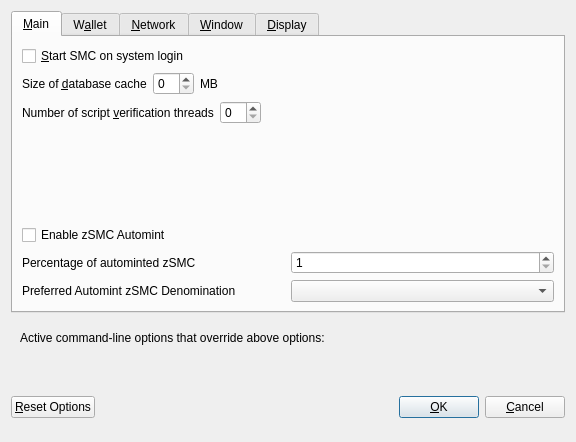
<?xml version="1.0" encoding="UTF-8"?>
<ui version="4.0">
 <class>OptionsDialog</class>
 <widget class="QDialog" name="OptionsDialog">
  <property name="geometry">
   <rect>
    <x>0</x>
    <y>0</y>
    <width>576</width>
    <height>442</height>
   </rect>
  </property>
  <property name="windowTitle">
   <string>Options</string>
  </property>
  <property name="modal">
   <bool>true</bool>
  </property>
  <layout class="QVBoxLayout" name="verticalLayout">
   <item>
    <widget class="QTabWidget" name="tabWidget">
     <property name="currentIndex">
      <number>0</number>
     </property>
     <widget class="QWidget" name="tabMain">
      <attribute name="title">
       <string>&amp;Main</string>
      </attribute>
      <layout class="QVBoxLayout" name="verticalLayout_Main">
       <item>
        <widget class="QCheckBox" name="bitcoinAtStartup">
         <property name="toolTip">
          <string>Automatically start SMC after logging in to the system.</string>
         </property>
         <property name="text">
          <string>&amp;Start SMC on system login</string>
         </property>
        </widget>
       </item>
       <item>
        <layout class="QHBoxLayout" name="horizontalLayout_2_Main">
         <item>
          <widget class="QLabel" name="databaseCacheLabel">
           <property name="text">
            <string>Size of &amp;database cache</string>
           </property>
           <property name="textFormat">
            <enum>Qt::PlainText</enum>
           </property>
           <property name="buddy">
            <cstring>databaseCache</cstring>
           </property>
          </widget>
         </item>
         <item>
          <widget class="QSpinBox" name="databaseCache"/>
         </item>
         <item>
          <widget class="QLabel" name="databaseCacheUnitLabel">
           <property name="text">
            <string>MB</string>
           </property>
           <property name="textFormat">
            <enum>Qt::PlainText</enum>
           </property>
          </widget>
         </item>
         <item>
          <spacer name="horizontalSpacer_2_Main">
           <property name="orientation">
            <enum>Qt::Horizontal</enum>
           </property>
           <property name="sizeHint" stdset="0">
            <size>
             <width>40</width>
             <height>20</height>
            </size>
           </property>
          </spacer>
         </item>
        </layout>
       </item>
       <item>
        <layout class="QHBoxLayout" name="horizontalLayout_3_Main">
         <item>
          <widget class="QLabel" name="threadsScriptVerifLabel">
           <property name="text">
            <string>Number of script &amp;verification threads</string>
           </property>
           <property name="textFormat">
            <enum>Qt::PlainText</enum>
           </property>
           <property name="buddy">
            <cstring>threadsScriptVerif</cstring>
           </property>
          </widget>
         </item>
         <item>
          <widget class="QSpinBox" name="threadsScriptVerif">
           <property name="toolTip">
            <string>(0 = auto, &lt;0 = leave that many cores free)</string>
           </property>
          </widget>
         </item>
         <item>
          <spacer name="horizontalSpacer_3_Main">
           <property name="orientation">
            <enum>Qt::Horizontal</enum>
           </property>
           <property name="sizeHint" stdset="0">
            <size>
             <width>40</width>
             <height>20</height>
            </size>
           </property>
          </spacer>
         </item>
        </layout>
       </item>
       <item>
        <spacer name="verticalSpacer_2">
         <property name="orientation">
          <enum>Qt::Vertical</enum>
         </property>
         <property name="sizeHint" stdset="0">
          <size>
           <width>20</width>
           <height>40</height>
          </size>
         </property>
        </spacer>
       </item>
       <item>
        <widget class="QCheckBox" name="checkBoxZeromintEnable">
         <property name="toolTip">
          <string>Enable automatic minting of SMC units to zSMC</string>
         </property>
         <property name="layoutDirection">
          <enum>Qt::LeftToRight</enum>
         </property>
         <property name="text">
          <string>Enable zSMC Automint</string>
         </property>
        </widget>
       </item>
       <item>
        <layout class="QHBoxLayout" name="horizontalLayout_3">
         <item>
          <widget class="QLabel" name="percentage_label">
           <property name="toolTip">
            <string>Percentage of incoming SMC which get automatically converted to zSMC via Zerocoin Protocol (min: 10%)</string>
           </property>
           <property name="text">
            <string>Percentage of autominted zSMC</string>
           </property>
          </widget>
         </item>
         <item>
          <widget class="QSpinBox" name="zeromintPercentage">
           <property name="minimum">
            <number>1</number>
           </property>
           <property name="maximum">
            <number>100</number>
           </property>
          </widget>
         </item>
        </layout>
       </item>
       <item>
        <layout class="QHBoxLayout" name="horizontalLayout" stretch="0,0">
         <property name="sizeConstraint">
          <enum>QLayout::SetFixedSize</enum>
         </property>
         <item>
          <widget class="QLabel" name="labelPreferredDenom">
           <property name="maximumSize">
            <size>
             <width>16777215</width>
             <height>16777215</height>
            </size>
           </property>
           <property name="toolTip">
            <string>Wait with automatic conversion to Zerocoin until enough SMC for this denomination is available</string>
           </property>
           <property name="text">
            <string>Preferred Automint zSMC Denomination</string>
           </property>
          </widget>
         </item>
         <item>
          <widget class="QComboBox" name="preferredDenom">
           <property name="maximumSize">
            <size>
             <width>16777215</width>
             <height>27</height>
            </size>
           </property>
           <property name="toolTip">
            <string>Wait with automatic conversion to Zerocoin until enough SMC for this denomination is available</string>
           </property>
           <property name="maxVisibleItems">
            <number>9</number>
           </property>
           <property name="maxCount">
            <number>9</number>
           </property>
          </widget>
         </item>
        </layout>
       </item>
      </layout>
     </widget>
     <widget class="QWidget" name="tabWallet">
      <attribute name="title">
       <string>W&amp;allet</string>
      </attribute>
      <layout class="QVBoxLayout" name="verticalLayout_Wallet">
       <item>
        <layout class="QHBoxLayout" name="horizontalLayout_2_Wallet">
         <item>
          <widget class="QLabel" name="labelStakeSplitThresholdText">
           <property name="text">
            <string>Stake split threshold:</string>
           </property>
          </widget>
         </item>
         <item>
          <widget class="QSpinBox" name="spinBoxStakeSplitThreshold">
           <property name="minimum">
            <number>1</number>
           </property>
           <property name="maximum">
            <number>999999</number>
           </property>
          </widget>
         </item>
        </layout>
       </item>
       <item>
        <widget class="QGroupBox" name="groupBox">
         <property name="title">
          <string>Expert</string>
         </property>
         <layout class="QVBoxLayout" name="verticalLayout_2">
          <item>
           <widget class="QCheckBox" name="coinControlFeatures">
            <property name="toolTip">
             <string>Whether to show coin control features or not.</string>
            </property>
            <property name="text">
             <string>Enable coin &amp;control features</string>
            </property>
           </widget>
          </item>
          <item>
           <widget class="QCheckBox" name="showMasternodesTab">
            <property name="toolTip">
             <string>Show additional tab listing all your masternodes in first sub-tab&lt;br/&gt;and all masternodes on the network in second sub-tab.</string>
            </property>
            <property name="text">
             <string>Show Masternodes Tab</string>
            </property>
           </widget>
          </item>
          <item>
           <widget class="QCheckBox" name="spendZeroConfChange">
            <property name="toolTip">
             <string>If you disable the spending of unconfirmed change, the change from a transaction&lt;br/&gt;cannot be used until that transaction has at least one confirmation.&lt;br/&gt;This also affects how your balance is computed.</string>
            </property>
            <property name="text">
             <string>&amp;Spend unconfirmed change</string>
            </property>
           </widget>
          </item>
         </layout>
        </widget>
       </item>
       <item>
        <spacer name="verticalSpacer_Wallet">
         <property name="orientation">
          <enum>Qt::Vertical</enum>
         </property>
         <property name="sizeHint" stdset="0">
          <size>
           <width>20</width>
           <height>40</height>
          </size>
         </property>
        </spacer>
       </item>
      </layout>
     </widget>
     <widget class="QWidget" name="tabNetwork">
      <attribute name="title">
       <string>&amp;Network</string>
      </attribute>
      <layout class="QVBoxLayout" name="verticalLayout_Network">
       <item>
        <widget class="QCheckBox" name="mapPortUpnp">
         <property name="toolTip">
          <string>Automatically open the SMC client port on the router. This only works when your router supports UPnP and it is enabled.</string>
         </property>
         <property name="text">
          <string>Map port using &amp;UPnP</string>
         </property>
        </widget>
       </item>
       <item>
        <widget class="QCheckBox" name="allowIncoming">
         <property name="toolTip">
          <string>Accept connections from outside</string>
         </property>
         <property name="text">
          <string>Allow incoming connections</string>
         </property>
        </widget>
       </item>
       <item>
        <widget class="QCheckBox" name="connectSocks">
         <property name="toolTip">
          <string>Connect to the SMC network through a SOCKS5 proxy.</string>
         </property>
         <property name="text">
          <string>&amp;Connect through SOCKS5 proxy (default proxy):</string>
         </property>
        </widget>
       </item>
       <item>
        <layout class="QHBoxLayout" name="horizontalLayout_1_Network">
         <item>
          <widget class="QLabel" name="proxyIpLabel">
           <property name="text">
            <string>Proxy &amp;IP:</string>
           </property>
           <property name="textFormat">
            <enum>Qt::PlainText</enum>
           </property>
           <property name="buddy">
            <cstring>proxyIp</cstring>
           </property>
          </widget>
         </item>
         <item>
          <widget class="QValidatedLineEdit" name="proxyIp">
           <property name="minimumSize">
            <size>
             <width>140</width>
             <height>0</height>
            </size>
           </property>
           <property name="maximumSize">
            <size>
             <width>140</width>
             <height>16777215</height>
            </size>
           </property>
           <property name="toolTip">
            <string>IP address of the proxy (e.g. IPv4: 127.0.0.1 / IPv6: ::1)</string>
           </property>
          </widget>
         </item>
         <item>
          <widget class="QLabel" name="proxyPortLabel">
           <property name="text">
            <string>&amp;Port:</string>
           </property>
           <property name="textFormat">
            <enum>Qt::PlainText</enum>
           </property>
           <property name="buddy">
            <cstring>proxyPort</cstring>
           </property>
          </widget>
         </item>
         <item>
          <widget class="QLineEdit" name="proxyPort">
           <property name="minimumSize">
            <size>
             <width>55</width>
             <height>0</height>
            </size>
           </property>
           <property name="maximumSize">
            <size>
             <width>55</width>
             <height>16777215</height>
            </size>
           </property>
           <property name="toolTip">
            <string>Port of the proxy (e.g. 9050)</string>
           </property>
          </widget>
         </item>
         <item>
          <spacer name="horizontalSpacer_1_Network">
           <property name="orientation">
            <enum>Qt::Horizontal</enum>
           </property>
           <property name="sizeHint" stdset="0">
            <size>
             <width>40</width>
             <height>20</height>
            </size>
           </property>
          </spacer>
         </item>
        </layout>
       </item>
       <item>
        <spacer name="verticalSpacer_Network">
         <property name="orientation">
          <enum>Qt::Vertical</enum>
         </property>
         <property name="sizeHint" stdset="0">
          <size>
           <width>20</width>
           <height>40</height>
          </size>
         </property>
        </spacer>
       </item>
      </layout>
     </widget>
     <widget class="QWidget" name="tabWindow">
      <attribute name="title">
       <string>&amp;Window</string>
      </attribute>
      <layout class="QVBoxLayout" name="verticalLayout_Window">
       <item>
        <widget class="QCheckBox" name="minimizeToTray">
         <property name="toolTip">
          <string>Show only a tray icon after minimizing the window.</string>
         </property>
         <property name="text">
          <string>&amp;Minimize to the tray instead of the taskbar</string>
         </property>
        </widget>
       </item>
       <item>
        <widget class="QCheckBox" name="minimizeOnClose">
         <property name="toolTip">
          <string>Minimize instead of exit the application when the window is closed. When this option is enabled, the application will be closed only after selecting Quit in the menu.</string>
         </property>
         <property name="text">
          <string>M&amp;inimize on close</string>
         </property>
        </widget>
       </item>
       <item>
        <spacer name="verticalSpacer_Window">
         <property name="orientation">
          <enum>Qt::Vertical</enum>
         </property>
         <property name="sizeHint" stdset="0">
          <size>
           <width>20</width>
           <height>40</height>
          </size>
         </property>
        </spacer>
       </item>
      </layout>
     </widget>
     <widget class="QWidget" name="tabDisplay">
      <attribute name="title">
       <string>&amp;Display</string>
      </attribute>
      <layout class="QVBoxLayout" name="verticalLayout_Display">
       <item>
        <layout class="QHBoxLayout" name="horizontalLayout_1_Display">
         <item>
          <widget class="QLabel" name="langLabel">
           <property name="text">
            <string>User Interface &amp;language:</string>
           </property>
           <property name="textFormat">
            <enum>Qt::PlainText</enum>
           </property>
           <property name="buddy">
            <cstring>lang</cstring>
           </property>
          </widget>
         </item>
         <item>
          <widget class="QValueComboBox" name="lang">
           <property name="toolTip">
            <string>The user interface language can be set here. This setting will take effect after restarting SMC.</string>
           </property>
          </widget>
         </item>
        </layout>
       </item>
       <item>
        <widget class="QLabel" name="label_3">
         <property name="toolTip">
          <string notr="true"/>
         </property>
         <property name="statusTip">
          <string notr="true"/>
         </property>
         <property name="whatsThis">
          <string notr="true"/>
         </property>
         <property name="accessibleName">
          <string notr="true"/>
         </property>
         <property name="text">
          <string>Language missing or translation incomplete? Help contributing translations here:
https://www.transifex.com/kobrin/kobrin-translations</string>
         </property>
         <property name="wordWrap">
          <bool>true</bool>
         </property>
         <property name="openExternalLinks">
          <bool>true</bool>
         </property>
         <property name="textInteractionFlags">
          <set>Qt::TextBrowserInteraction</set>
         </property>
        </widget>
       </item>
       <item>
        <layout class="QHBoxLayout" name="horizontalLayout_4_Display" stretch="0,0">
         <item>
          <widget class="QLabel" name="themeLabel">
           <property name="text">
            <string>User Interface Theme:</string>
           </property>
          </widget>
         </item>
         <item>
          <widget class="QValueComboBox" name="theme"/>
         </item>
        </layout>
       </item>
       <item>
        <widget class="Line" name="line">
         <property name="orientation">
          <enum>Qt::Horizontal</enum>
         </property>
        </widget>
       </item>
       <item>
        <layout class="QHBoxLayout" name="horizontalLayout_2_Display">
         <item>
          <widget class="QLabel" name="unitLabel">
           <property name="text">
            <string>&amp;Unit to show amounts in:</string>
           </property>
           <property name="textFormat">
            <enum>Qt::PlainText</enum>
           </property>
           <property name="buddy">
            <cstring>unit</cstring>
           </property>
          </widget>
         </item>
         <item>
          <widget class="QValueComboBox" name="unit">
           <property name="toolTip">
            <string>Choose the default subdivision unit to show in the interface and when sending coins.</string>
           </property>
          </widget>
         </item>
        </layout>
       </item>
       <item>
        <layout class="QHBoxLayout" name="horizontalLayout_5_Display">
         <item>
          <widget class="QLabel" name="digitsLabel">
           <property name="text">
            <string>Decimal digits</string>
           </property>
          </widget>
         </item>
         <item>
          <widget class="QValueComboBox" name="digits"/>
         </item>
        </layout>
       </item>
       <item>
        <widget class="QCheckBox" name="checkBoxHideZeroBalances">
         <property name="toolTip">
          <string>Hide empty balances</string>
         </property>
         <property name="layoutDirection">
          <enum>Qt::LeftToRight</enum>
         </property>
         <property name="text">
          <string>Hide empty balances</string>
         </property>
        </widget>
       </item>
       <item>
        <layout class="QHBoxLayout" name="horizontalLayout_3_Display">
         <item>
          <widget class="QLabel" name="thirdPartyTxUrlsLabel">
           <property name="toolTip">
            <string>Third party URLs (e.g. a block explorer) that appear in the transactions tab as context menu items. %s in the URL is replaced by transaction hash. Multiple URLs are separated by vertical bar |.</string>
           </property>
           <property name="text">
            <string>Third party transaction URLs</string>
           </property>
           <property name="buddy">
            <cstring>thirdPartyTxUrls</cstring>
           </property>
          </widget>
         </item>
         <item>
          <widget class="QLineEdit" name="thirdPartyTxUrls">
           <property name="toolTip">
            <string>Third party URLs (e.g. a block explorer) that appear in the transactions tab as context menu items. %s in the URL is replaced by transaction hash. Multiple URLs are separated by vertical bar |.</string>
           </property>
          </widget>
         </item>
        </layout>
       </item>
       <item>
        <spacer name="verticalSpacer">
         <property name="orientation">
          <enum>Qt::Vertical</enum>
         </property>
         <property name="sizeHint" stdset="0">
          <size>
           <width>20</width>
           <height>40</height>
          </size>
         </property>
        </spacer>
       </item>
      </layout>
     </widget>
    </widget>
   </item>
   <item>
    <widget class="QFrame" name="frame">
     <layout class="QVBoxLayout" name="verticalLayout_Bottom">
      <item>
       <layout class="QHBoxLayout" name="horizontalLayout_Bottom">
        <item>
         <widget class="QLabel" name="overriddenByCommandLineInfoLabel">
          <property name="text">
           <string>Active command-line options that override above options:</string>
          </property>
          <property name="textFormat">
           <enum>Qt::PlainText</enum>
          </property>
         </widget>
        </item>
        <item>
         <spacer name="horizontalSpacer_Bottom">
          <property name="orientation">
           <enum>Qt::Horizontal</enum>
          </property>
          <property name="sizeHint" stdset="0">
           <size>
            <width>40</width>
            <height>20</height>
           </size>
          </property>
         </spacer>
        </item>
       </layout>
      </item>
      <item>
       <widget class="QLabel" name="overriddenByCommandLineLabel">
        <property name="text">
         <string/>
        </property>
        <property name="textFormat">
         <enum>Qt::PlainText</enum>
        </property>
        <property name="wordWrap">
         <bool>true</bool>
        </property>
       </widget>
      </item>
     </layout>
    </widget>
   </item>
   <item>
    <layout class="QHBoxLayout" name="horizontalLayout_Buttons">
     <item>
      <widget class="QPushButton" name="resetButton">
       <property name="toolTip">
        <string>Reset all client options to default.</string>
       </property>
       <property name="text">
        <string>&amp;Reset Options</string>
       </property>
       <property name="autoDefault">
        <bool>false</bool>
       </property>
      </widget>
     </item>
     <item>
      <spacer name="horizontalSpacer_1">
       <property name="orientation">
        <enum>Qt::Horizontal</enum>
       </property>
       <property name="sizeHint" stdset="0">
        <size>
         <width>40</width>
         <height>48</height>
        </size>
       </property>
      </spacer>
     </item>
     <item>
      <widget class="QLabel" name="statusLabel">
       <property name="minimumSize">
        <size>
         <width>200</width>
         <height>0</height>
        </size>
       </property>
       <property name="font">
        <font>
         <weight>75</weight>
         <bold>true</bold>
        </font>
       </property>
       <property name="text">
        <string/>
       </property>
       <property name="textFormat">
        <enum>Qt::PlainText</enum>
       </property>
       <property name="wordWrap">
        <bool>true</bool>
       </property>
      </widget>
     </item>
     <item>
      <spacer name="horizontalSpacer_2">
       <property name="orientation">
        <enum>Qt::Horizontal</enum>
       </property>
       <property name="sizeHint" stdset="0">
        <size>
         <width>40</width>
         <height>48</height>
        </size>
       </property>
      </spacer>
     </item>
     <item>
      <widget class="QPushButton" name="okButton">
       <property name="text">
        <string>&amp;OK</string>
       </property>
       <property name="autoDefault">
        <bool>false</bool>
       </property>
       <property name="default">
        <bool>true</bool>
       </property>
      </widget>
     </item>
     <item>
      <widget class="QPushButton" name="cancelButton">
       <property name="text">
        <string>&amp;Cancel</string>
       </property>
       <property name="autoDefault">
        <bool>false</bool>
       </property>
      </widget>
     </item>
    </layout>
   </item>
  </layout>
 </widget>
 <customwidgets>
  <customwidget>
   <class>QValidatedLineEdit</class>
   <extends>QLineEdit</extends>
   <header>qvalidatedlineedit.h</header>
  </customwidget>
  <customwidget>
   <class>QValueComboBox</class>
   <extends>QComboBox</extends>
   <header>qvaluecombobox.h</header>
  </customwidget>
 </customwidgets>
 <resources/>
 <connections/>
</ui>
